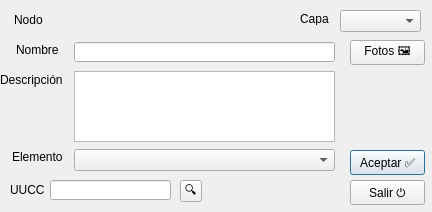
<?xml version="1.0" encoding="UTF-8"?>
<ui version="4.0">
 <class>Dialog</class>
 <widget class="QDialog" name="Dialog">
  <property name="windowModality">
   <enum>Qt::ApplicationModal</enum>
  </property>
  <property name="geometry">
   <rect>
    <x>0</x>
    <y>0</y>
    <width>432</width>
    <height>212</height>
   </rect>
  </property>
  <property name="windowTitle">
   <string>Nodo</string>
  </property>
  <property name="inputMethodHints">
   <set>Qt::ImhNone</set>
  </property>
  <widget class="QLineEdit" name="txtNombre">
   <property name="geometry">
    <rect>
     <x>74</x>
     <y>42</y>
     <width>261</width>
     <height>20</height>
    </rect>
   </property>
  </widget>
  <widget class="QLabel" name="label">
   <property name="geometry">
    <rect>
     <x>14</x>
     <y>13</y>
     <width>47</width>
     <height>13</height>
    </rect>
   </property>
   <property name="text">
    <string>Nodo</string>
   </property>
  </widget>
  <widget class="QLabel" name="lblNodo">
   <property name="geometry">
    <rect>
     <x>76</x>
     <y>12</y>
     <width>91</width>
     <height>16</height>
    </rect>
   </property>
   <property name="text">
    <string>&lt;automático&gt;</string>
   </property>
  </widget>
  <widget class="QComboBox" name="cmbElemento">
   <property name="geometry">
    <rect>
     <x>74</x>
     <y>149</y>
     <width>261</width>
     <height>22</height>
    </rect>
   </property>
  </widget>
  <widget class="QLabel" name="label_3">
   <property name="geometry">
    <rect>
     <x>16</x>
     <y>42</y>
     <width>50</width>
     <height>16</height>
    </rect>
   </property>
   <property name="text">
    <string>Nombre</string>
   </property>
  </widget>
  <widget class="QLabel" name="label_4">
   <property name="geometry">
    <rect>
     <x>0</x>
     <y>72</y>
     <width>71</width>
     <height>16</height>
    </rect>
   </property>
   <property name="text">
    <string>Descripción</string>
   </property>
  </widget>
  <widget class="QLabel" name="label_6">
   <property name="geometry">
    <rect>
     <x>12</x>
     <y>149</y>
     <width>50</width>
     <height>16</height>
    </rect>
   </property>
   <property name="text">
    <string>Elemento</string>
   </property>
  </widget>
  <widget class="QPushButton" name="cmdAceptar">
   <property name="geometry">
    <rect>
     <x>350</x>
     <y>150</y>
     <width>75</width>
     <height>25</height>
    </rect>
   </property>
   <property name="text">
    <string>Aceptar ✅</string>
   </property>
   <property name="shortcut">
    <string>Return</string>
   </property>
  </widget>
  <widget class="QTextEdit" name="txtDescripcion">
   <property name="geometry">
    <rect>
     <x>74</x>
     <y>71</y>
     <width>261</width>
     <height>71</height>
    </rect>
   </property>
  </widget>
  <widget class="QPushButton" name="cmdSalir">
   <property name="geometry">
    <rect>
     <x>350</x>
     <y>180</y>
     <width>75</width>
     <height>25</height>
    </rect>
   </property>
   <property name="text">
    <string>Salir ⏻</string>
   </property>
   <property name="shortcut">
    <string>Esc</string>
   </property>
  </widget>
  <widget class="QLabel" name="label_11">
   <property name="geometry">
    <rect>
     <x>10</x>
     <y>183</y>
     <width>47</width>
     <height>13</height>
    </rect>
   </property>
   <property name="text">
    <string>UUCC</string>
   </property>
  </widget>
  <widget class="QLineEdit" name="txtUUCC">
   <property name="geometry">
    <rect>
     <x>50</x>
     <y>180</y>
     <width>121</width>
     <height>20</height>
    </rect>
   </property>
   <property name="text">
    <string/>
   </property>
  </widget>
  <widget class="QToolButton" name="cmdUUCC">
   <property name="geometry">
    <rect>
     <x>180</x>
     <y>180</y>
     <width>22</width>
     <height>22</height>
    </rect>
   </property>
   <property name="text">
    <string>🔍</string>
   </property>
  </widget>
  <widget class="QPushButton" name="cmdFotos">
   <property name="enabled">
    <bool>true</bool>
   </property>
   <property name="geometry">
    <rect>
     <x>350</x>
     <y>40</y>
     <width>75</width>
     <height>25</height>
    </rect>
   </property>
   <property name="text">
    <string>Fotos 🖼️</string>
   </property>
   <property name="checkable">
    <bool>false</bool>
   </property>
  </widget>
  <widget class="QComboBox" name="cmbCapa">
   <property name="geometry">
    <rect>
     <x>340</x>
     <y>10</y>
     <width>81</width>
     <height>22</height>
    </rect>
   </property>
  </widget>
  <widget class="QLabel" name="label_5">
   <property name="geometry">
    <rect>
     <x>300</x>
     <y>12</y>
     <width>47</width>
     <height>13</height>
    </rect>
   </property>
   <property name="text">
    <string>Capa</string>
   </property>
  </widget>
 </widget>
 <resources/>
 <connections/>
</ui>
